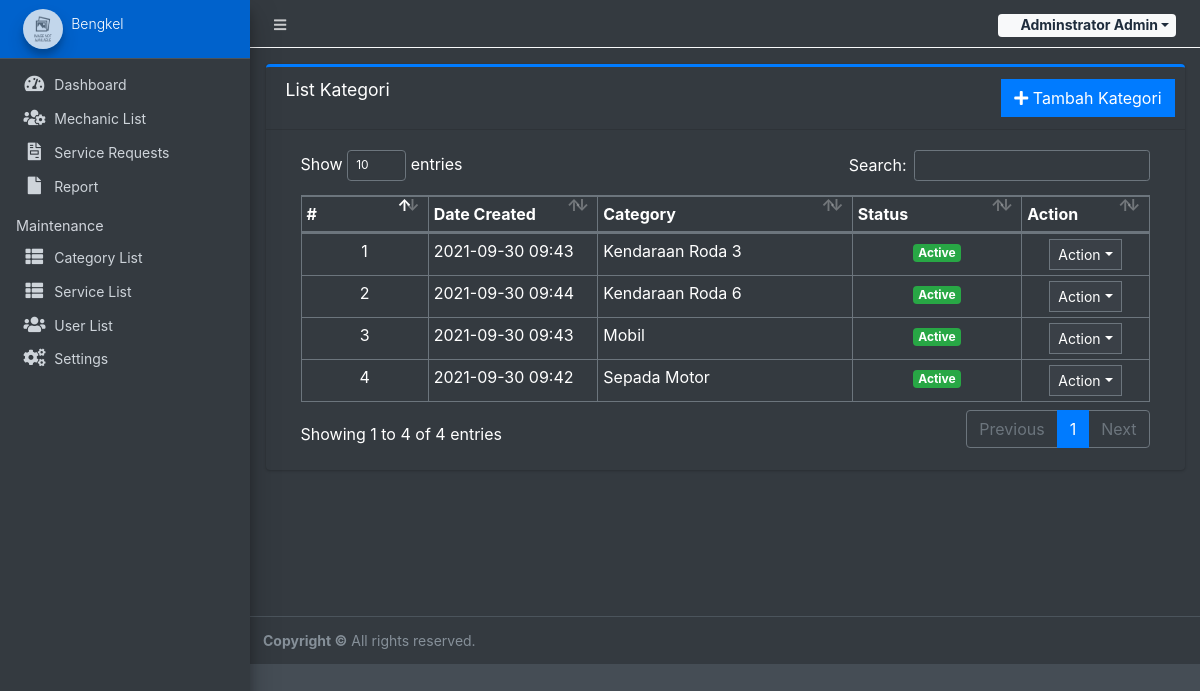
The app's page /admin/?page=maintenance/category (signed in) with its own data.
### tables this page shows
CREATE TABLE `categories` (
  `id` int(30) NOT NULL,
  `category` varchar(250) NOT NULL,
  `status` tinyint(1) NOT NULL DEFAULT 1,
  `date_created` datetime NOT NULL DEFAULT current_timestamp()
);

### admin/maintenance/category.php (the view, shortened to what this page needs)
<div class="card card-outline card-primary">
	<div class="card-header">
		<h3 class="card-title">List Kategori</h3>
		<div class="card-tools">
			<a href="?page=maintenance/manage_category" class="btn btn-flat btn-primary"><span class="fas fa-plus"></span>  Tambah Kategori</a>
		</div>
	</div>
	<div class="card-body">
		<div class="container-fluid">
        <div class="container-fluid">
			<table class="table table-bordered table-stripped">
				<colgroup>
					<col width="15%">
					<col width="20%">
					<col width="30%">
					<col width="20%">
					<col width="15%">
				</colgroup>
				<thead>
					<tr>
						<th>#</th>
						<th>Date Created</th>
						<th>Category</th>
						<th>Status</th>
						<th>Action</th>
					</tr>
				</thead>
				<tbody>
					<?php
					$i = 1;
						$qry = $conn->query("SELECT * from `categories` order by category asc ");
						while($row = $qry->fetch_assoc()):
					?>
						<tr>
							<td class="text-center"><?php echo $i++; ?></td>
							<td><?php echo date("Y-m-d H:i",strtotime($row['date_created'])) ?></td>
							<td><?php echo $row['category'] ?></td>
							<td class="text-center">
                                <?php if($row['status'] == 1): ?>
                                    <span class="badge badge-success">Active</span>
                                <?php else: ?>
                                    <span class="badge badge-danger">Inactive</span>
                                <?php endif; ?>
                            </td>
							<td align="center">
								 <button type="button" class="btn btn-flat btn-default btn-sm dropdown-toggle dropdown-icon" data-toggle="dropdown">
				                  		Action
				                  </button>
							</td>
						</tr>
					<?php endwhile; ?>
				</tbody>
			</table>
		</div>
		</div>
	</div>
</div>

### records on screen
categories: date_created "2021-09-30 09:43", category "Kendaraan Roda 3", status "Active"
categories: date_created "2021-09-30 09:44", category "Kendaraan Roda 6", status "Active"
categories: date_created "2021-09-30 09:43", category "Mobil", status "Active"
categories: date_created "2021-09-30 09:42", category "Sepada Motor", status "Active"

### other values on screen
$_settings->userdata('firstname').' '.$_settings->userdata('lastname') "Adminstrator Admin"
$_settings->info('short_name') "Bengkel"
